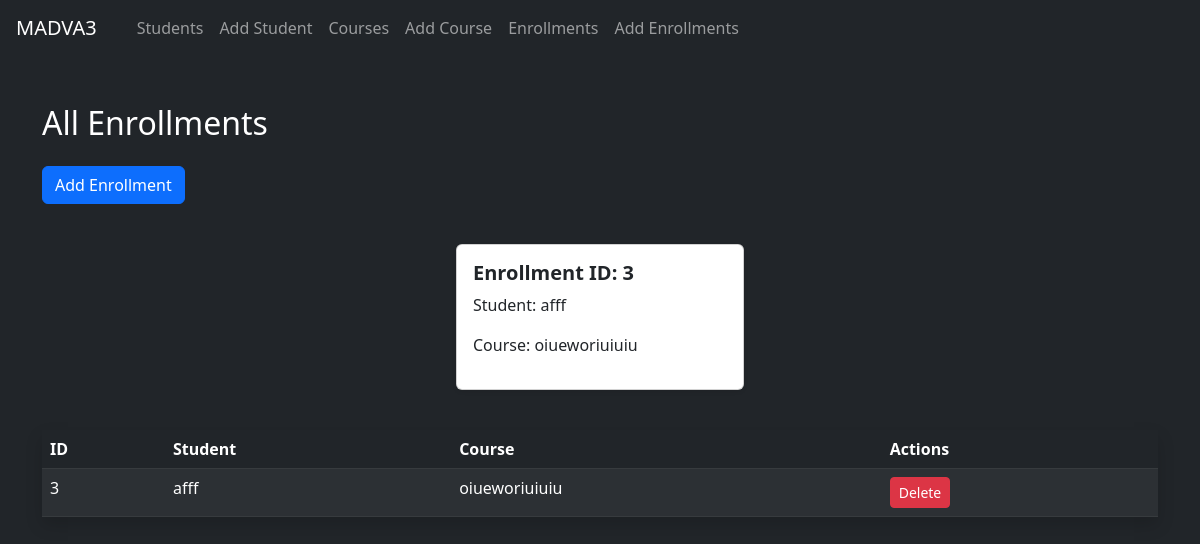
The app's page /d10_project/enrollments/enrollment.php with its own data.
### tables this page shows
CREATE TABLE `enrollments` (
  `id` int(11) NOT NULL,
  `student_id` int(11) NOT NULL,
  `course_id` int(11) NOT NULL,
  `grade` float DEFAULT NULL,
  `enrollment_date` datetime DEFAULT current_timestamp()
);

CREATE TABLE `students` (
  `id` int(11) NOT NULL,
  `name` varchar(100) NOT NULL,
  `email` varchar(150) DEFAULT NULL,
  `phone` varchar(20) DEFAULT NULL,
  `date_of_birth` date DEFAULT NULL,
  `role` enum('admin','user') NOT NULL DEFAULT 'user',
  `password` varchar(255) NOT NULL DEFAULT '123456'
);

CREATE TABLE `courses` (
  `id` int(11) NOT NULL,
  `title` varchar(100) NOT NULL,
  `description` text NOT NULL,
  `hours` decimal(60,0) DEFAULT NULL,
  `price` decimal(60,0) DEFAULT NULL
);

### d10_project/enrollments/enrollment.php (the view, shortened to what this page needs)
<?php
include '../db.php';
include '../navbar.php';
$sql = "SELECT enrollments.id, students.name AS student_name, courses.title AS course_name
        FROM enrollments
        JOIN students ON enrollments.student_id = students.id
        JOIN courses ON enrollments.course_id = courses.id";
$result = $conn->query($sql);
?>
<!DOCTYPE html>
<html lang="en">
<head>
  <link href="https://cdn.jsdelivr.net/npm/bootstrap@5.3.0/dist/css/bootstrap.min.css" rel="stylesheet">
</head>
<body class="bg-dark text-white">
<div class="container mt-5">
  <h2 class="mb-4">All Enrollments</h2>
  <a href="add_enrollment.php" class="btn btn-primary mb-3">Add Enrollment</a>
  <div class="d-flex flex-wrap gap-3 justify-content-center my-4">
    <?php
    $result->data_seek(0);
    while($row = $result->fetch_assoc()): ?>
      <div class="card shadow-sm p-3 mb-3 bg-white rounded" style="width: 18rem;">
        <h5><b>Enrollment ID: <?= $row['id'] ?></b></h5>
        <p>Student: <?= htmlspecialchars($row['student_name']) ?></p>
        <p>Course: <?= htmlspecialchars($row['course_name']) ?></p>
      </div>
    <?php endwhile; ?>
  </div>
  <?php
  $result = $conn->query($sql);
  if ($result->num_rows > 0): ?>
    <table class="table table-dark table-striped table-hover shadow">
      <thead>
        <tr>
          <th>ID</th><th>Student</th><th>Course</th><th>Actions</th>
        </tr>
      </thead>
      <tbody>
        <?php while($row = $result->fetch_assoc()): ?>
          <tr>
            <td><?= $row['id'] ?></td>
            <td><?= htmlspecialchars($row['student_name']) ?></td>
            <td><?= htmlspecialchars($row['course_name']) ?></td>
            <td>
              <a href="delete_enrollment.php?id=<?= $row['id'] ?>" class="btn btn-sm btn-danger" onclick="return confirm('Are you sure?')">Delete</a>
            </td>
          </tr>
        <?php endwhile; ?>
      </tbody>
    </table>
  <?php else: ?>
    <div class="alert alert-warning">No enrollments found.</div>
  <?php endif; ?>
</div>
</body>
</html>

### records on screen
enrollments: id "3", student.name "afff", course.title "oiueworiuiuiu"
